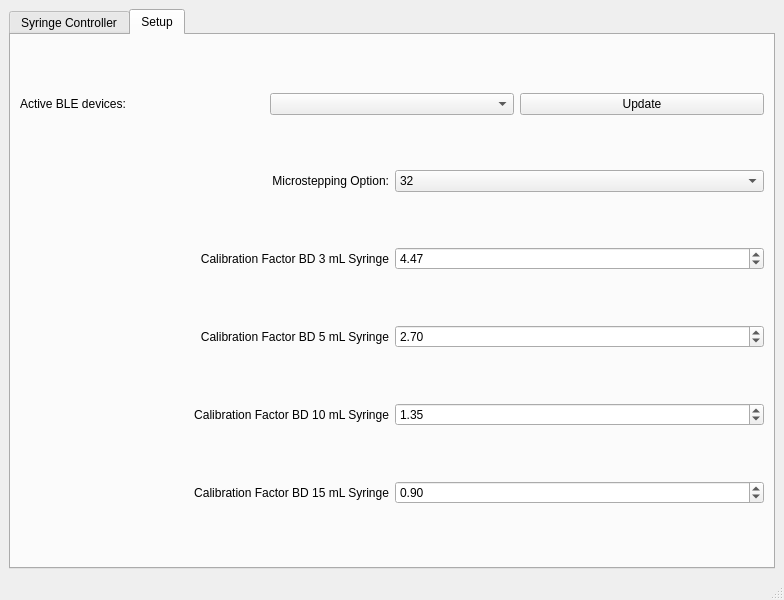
<?xml version="1.0" encoding="UTF-8"?>
<ui version="4.0">
 <class>main</class>
 <widget class="QMainWindow" name="main">
  <property name="geometry">
   <rect>
    <x>0</x>
    <y>0</y>
    <width>784</width>
    <height>600</height>
   </rect>
  </property>
  <property name="windowTitle">
   <string>Syringe Pump Controller</string>
  </property>
  <widget class="QWidget" name="centralwidget">
   <layout class="QVBoxLayout" name="verticalLayout">
    <item>
     <widget class="QTabWidget" name="tabWidget">
      <property name="currentIndex">
       <number>1</number>
      </property>
      <widget class="QWidget" name="tab_1">
       <attribute name="title">
        <string>Syringe Controller</string>
       </attribute>
       <layout class="QVBoxLayout" name="verticalLayout_2">
        <item>
         <layout class="QHBoxLayout" name="horizontalLayout_6">
          <item>
           <layout class="QVBoxLayout" name="verticalLayout_7">
            <item>
             <widget class="QLabel" name="label_3">
              <property name="text">
               <string>PUMP #1</string>
              </property>
              <property name="alignment">
               <set>Qt::AlignCenter</set>
              </property>
             </widget>
            </item>
            <item>
             <layout class="QVBoxLayout" name="verticalLayout_3">
              <item>
               <widget class="QComboBox" name="comboBox_syringe_1">
                <property name="currentText">
                 <string notr="true">BD 3 mL Syringe</string>
                </property>
                <item>
                 <property name="text">
                  <string>BD 3 mL Syringe</string>
                 </property>
                </item>
                <item>
                 <property name="text">
                  <string>BD 5 mL Syringe</string>
                 </property>
                </item>
                <item>
                 <property name="text">
                  <string>BD 10 mL Syringe</string>
                 </property>
                </item>
                <item>
                 <property name="text">
                  <string>BD 15 mL Syringe</string>
                 </property>
                </item>
               </widget>
              </item>
              <item>
               <widget class="QSpinBox" name="spinBox_velocity_p1">
                <property name="alignment">
                 <set>Qt::AlignCenter</set>
                </property>
                <property name="suffix">
                 <string> µL/min</string>
                </property>
                <property name="minimum">
                 <number>-3000</number>
                </property>
                <property name="maximum">
                 <number>3000</number>
                </property>
                <property name="value">
                 <number>100</number>
                </property>
               </widget>
              </item>
              <item>
               <widget class="QSpinBox" name="spinBox_volume_p1">
                <property name="alignment">
                 <set>Qt::AlignCenter</set>
                </property>
                <property name="suffix">
                 <string> µL</string>
                </property>
                <property name="maximum">
                 <number>10000</number>
                </property>
               </widget>
              </item>
             </layout>
            </item>
           </layout>
          </item>
          <item>
           <widget class="Line" name="line">
            <property name="orientation">
             <enum>Qt::Vertical</enum>
            </property>
           </widget>
          </item>
          <item>
           <layout class="QVBoxLayout" name="verticalLayout_8">
            <item>
             <widget class="QLabel" name="label_2">
              <property name="text">
               <string>PUMP #2</string>
              </property>
              <property name="alignment">
               <set>Qt::AlignCenter</set>
              </property>
             </widget>
            </item>
            <item>
             <layout class="QVBoxLayout" name="verticalLayout_4">
              <item>
               <widget class="QComboBox" name="comboBox_syringe_2">
                <item>
                 <property name="text">
                  <string>BD 3 mL Syringe</string>
                 </property>
                </item>
                <item>
                 <property name="text">
                  <string>BD 5 mL Syringe</string>
                 </property>
                </item>
                <item>
                 <property name="text">
                  <string>BD 10 mL Syringe</string>
                 </property>
                </item>
                <item>
                 <property name="text">
                  <string>BD 15 mL Syringe</string>
                 </property>
                </item>
               </widget>
              </item>
              <item>
               <widget class="QSpinBox" name="spinBox_velocity_p2">
                <property name="alignment">
                 <set>Qt::AlignCenter</set>
                </property>
                <property name="suffix">
                 <string> µL/min</string>
                </property>
                <property name="minimum">
                 <number>-3000</number>
                </property>
                <property name="maximum">
                 <number>3000</number>
                </property>
                <property name="value">
                 <number>100</number>
                </property>
               </widget>
              </item>
              <item>
               <widget class="QSpinBox" name="spinBox_volume_p2">
                <property name="alignment">
                 <set>Qt::AlignCenter</set>
                </property>
                <property name="suffix">
                 <string> µL</string>
                </property>
                <property name="maximum">
                 <number>10000</number>
                </property>
               </widget>
              </item>
             </layout>
            </item>
           </layout>
          </item>
          <item>
           <widget class="Line" name="line_2">
            <property name="orientation">
             <enum>Qt::Vertical</enum>
            </property>
           </widget>
          </item>
          <item>
           <layout class="QVBoxLayout" name="verticalLayout_9">
            <item>
             <widget class="QLabel" name="label">
              <property name="text">
               <string>PUMP #3</string>
              </property>
              <property name="alignment">
               <set>Qt::AlignCenter</set>
              </property>
             </widget>
            </item>
            <item>
             <layout class="QVBoxLayout" name="verticalLayout_5">
              <item>
               <widget class="QComboBox" name="comboBox_syringe_3">
                <property name="enabled">
                 <bool>false</bool>
                </property>
                <item>
                 <property name="text">
                  <string>BD 3 mL Syringe</string>
                 </property>
                </item>
                <item>
                 <property name="text">
                  <string>BD 5 mL Syringe</string>
                 </property>
                </item>
                <item>
                 <property name="text">
                  <string>BD 10 mL Syringe</string>
                 </property>
                </item>
                <item>
                 <property name="text">
                  <string>BD 15 mL Syringe</string>
                 </property>
                </item>
               </widget>
              </item>
              <item>
               <widget class="QSpinBox" name="spinBox_velocity_p3">
                <property name="enabled">
                 <bool>false</bool>
                </property>
                <property name="alignment">
                 <set>Qt::AlignCenter</set>
                </property>
                <property name="suffix">
                 <string> µL/min</string>
                </property>
                <property name="minimum">
                 <number>-3000</number>
                </property>
                <property name="maximum">
                 <number>2000</number>
                </property>
                <property name="value">
                 <number>100</number>
                </property>
               </widget>
              </item>
              <item>
               <widget class="QSpinBox" name="spinBox_volume_p3">
                <property name="enabled">
                 <bool>false</bool>
                </property>
                <property name="alignment">
                 <set>Qt::AlignCenter</set>
                </property>
                <property name="suffix">
                 <string> µL</string>
                </property>
                <property name="maximum">
                 <number>10000</number>
                </property>
               </widget>
              </item>
             </layout>
            </item>
           </layout>
          </item>
         </layout>
        </item>
        <item>
         <widget class="Line" name="line_3">
          <property name="orientation">
           <enum>Qt::Horizontal</enum>
          </property>
         </widget>
        </item>
        <item>
         <widget class="QFrame" name="frame_3">
          <property name="frameShape">
           <enum>QFrame::StyledPanel</enum>
          </property>
          <property name="frameShadow">
           <enum>QFrame::Raised</enum>
          </property>
          <layout class="QHBoxLayout" name="horizontalLayout_4">
           <item>
            <layout class="QVBoxLayout" name="verticalLayout_10">
             <item>
              <widget class="QCheckBox" name="checkBox_1">
               <property name="text">
                <string>Pump #1 active</string>
               </property>
              </widget>
             </item>
             <item>
              <widget class="QCheckBox" name="checkBox_2">
               <property name="text">
                <string>Pump #2 active</string>
               </property>
              </widget>
             </item>
             <item>
              <widget class="QCheckBox" name="checkBox_3">
               <property name="enabled">
                <bool>false</bool>
               </property>
               <property name="text">
                <string>Pump #3 active</string>
               </property>
              </widget>
             </item>
            </layout>
           </item>
           <item>
            <widget class="QPushButton" name="pushButton_start">
             <property name="text">
              <string>START</string>
             </property>
            </widget>
           </item>
           <item>
            <widget class="QPushButton" name="pushButton_stop">
             <property name="text">
              <string>STOP</string>
             </property>
            </widget>
           </item>
          </layout>
         </widget>
        </item>
       </layout>
      </widget>
      <widget class="QWidget" name="tab_2">
       <attribute name="title">
        <string>Setup</string>
       </attribute>
       <layout class="QVBoxLayout" name="verticalLayout_6">
        <item>
         <layout class="QHBoxLayout" name="horizontalLayout_2">
          <item>
           <widget class="QLabel" name="label_5">
            <property name="text">
             <string>Active BLE devices:</string>
            </property>
           </widget>
          </item>
          <item>
           <widget class="QComboBox" name="comboBox_ports"/>
          </item>
          <item>
           <widget class="QPushButton" name="pushButton_update">
            <property name="text">
             <string>Update</string>
            </property>
           </widget>
          </item>
         </layout>
        </item>
        <item>
         <layout class="QHBoxLayout" name="horizontalLayout_5">
          <item>
           <widget class="QLabel" name="label_4">
            <property name="text">
             <string>Microstepping Option:</string>
            </property>
            <property name="alignment">
             <set>Qt::AlignRight|Qt::AlignTrailing|Qt::AlignVCenter</set>
            </property>
           </widget>
          </item>
          <item>
           <widget class="QComboBox" name="comboBox_microsteps">
            <item>
             <property name="text">
              <string>32</string>
             </property>
            </item>
            <item>
             <property name="text">
              <string>16</string>
             </property>
            </item>
            <item>
             <property name="text">
              <string>8</string>
             </property>
            </item>
            <item>
             <property name="text">
              <string>64</string>
             </property>
            </item>
           </widget>
          </item>
         </layout>
        </item>
        <item>
         <layout class="QHBoxLayout" name="horizontalLayout">
          <item>
           <widget class="QLabel" name="label_6">
            <property name="text">
             <string>Calibration Factor BD 3 mL Syringe</string>
            </property>
            <property name="alignment">
             <set>Qt::AlignRight|Qt::AlignTrailing|Qt::AlignVCenter</set>
            </property>
           </widget>
          </item>
          <item>
           <widget class="QDoubleSpinBox" name="doubleSpinBox_3mL">
            <property name="singleStep">
             <double>0.010000000000000</double>
            </property>
            <property name="value">
             <double>4.470000000000000</double>
            </property>
           </widget>
          </item>
         </layout>
        </item>
        <item>
         <layout class="QHBoxLayout" name="horizontalLayout_3">
          <item>
           <widget class="QLabel" name="label_7">
            <property name="text">
             <string>Calibration Factor BD 5 mL Syringe</string>
            </property>
            <property name="alignment">
             <set>Qt::AlignRight|Qt::AlignTrailing|Qt::AlignVCenter</set>
            </property>
           </widget>
          </item>
          <item>
           <widget class="QDoubleSpinBox" name="doubleSpinBox_5mL">
            <property name="singleStep">
             <double>0.010000000000000</double>
            </property>
            <property name="value">
             <double>2.700000000000000</double>
            </property>
           </widget>
          </item>
         </layout>
        </item>
        <item>
         <layout class="QHBoxLayout" name="horizontalLayout_7">
          <item>
           <widget class="QLabel" name="label_8">
            <property name="text">
             <string>Calibration Factor BD 10 mL Syringe</string>
            </property>
            <property name="alignment">
             <set>Qt::AlignRight|Qt::AlignTrailing|Qt::AlignVCenter</set>
            </property>
           </widget>
          </item>
          <item>
           <widget class="QDoubleSpinBox" name="doubleSpinBox_10mL">
            <property name="singleStep">
             <double>0.010000000000000</double>
            </property>
            <property name="value">
             <double>1.350000000000000</double>
            </property>
           </widget>
          </item>
         </layout>
        </item>
        <item>
         <layout class="QHBoxLayout" name="horizontalLayout_8">
          <item>
           <widget class="QLabel" name="label_9">
            <property name="text">
             <string>Calibration Factor BD 15 mL Syringe</string>
            </property>
            <property name="alignment">
             <set>Qt::AlignRight|Qt::AlignTrailing|Qt::AlignVCenter</set>
            </property>
           </widget>
          </item>
          <item>
           <widget class="QDoubleSpinBox" name="doubleSpinBox_15mL">
            <property name="singleStep">
             <double>0.010000000000000</double>
            </property>
            <property name="value">
             <double>0.900000000000000</double>
            </property>
           </widget>
          </item>
         </layout>
        </item>
       </layout>
      </widget>
     </widget>
    </item>
   </layout>
  </widget>
  <widget class="QMenuBar" name="menubar">
   <property name="geometry">
    <rect>
     <x>0</x>
     <y>0</y>
     <width>784</width>
     <height>22</height>
    </rect>
   </property>
  </widget>
  <widget class="QStatusBar" name="statusbar"/>
 </widget>
 <resources/>
 <connections/>
</ui>
